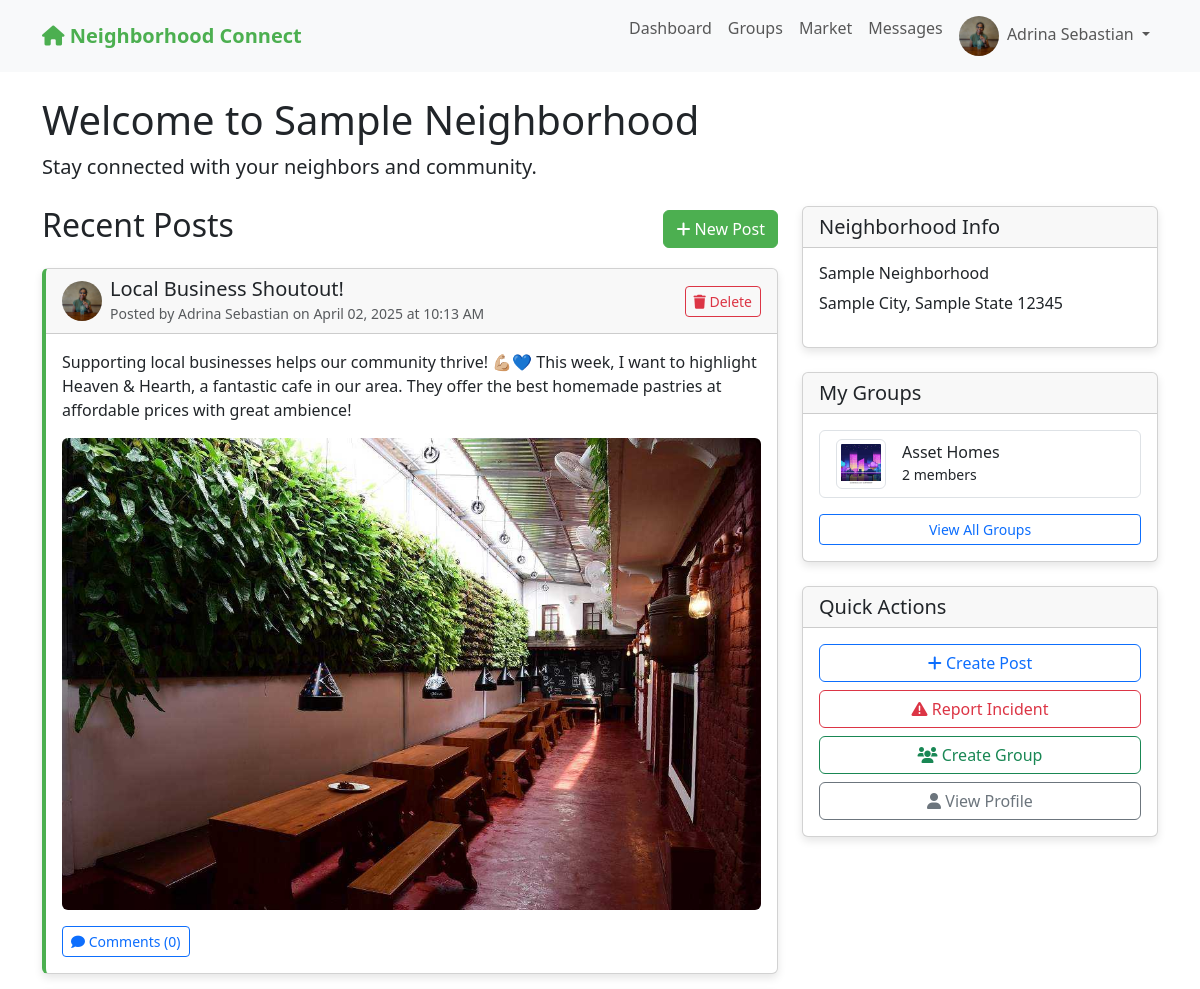
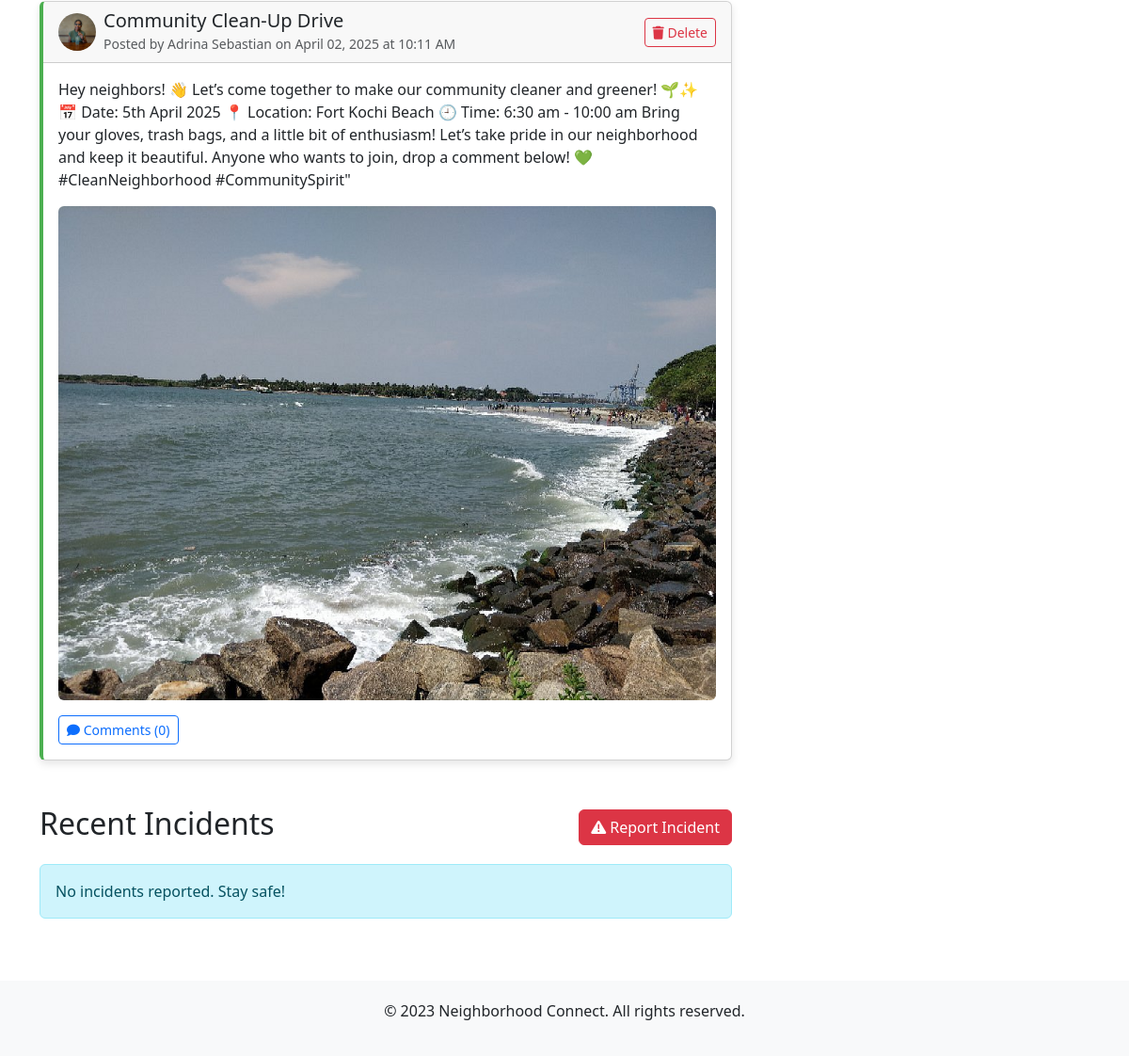
The app's page /dashboard (signed in), older data (2 pictures, top to bottom).
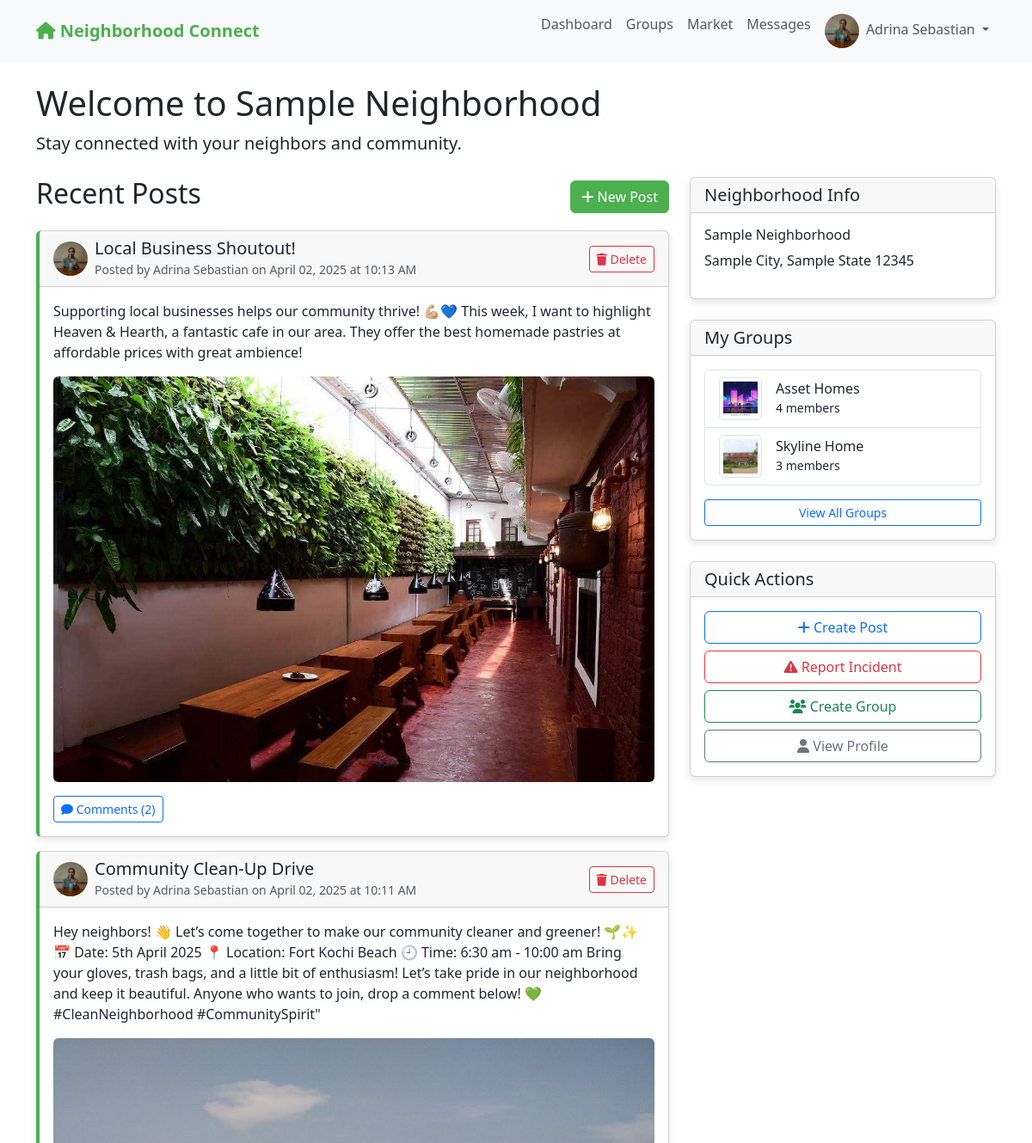
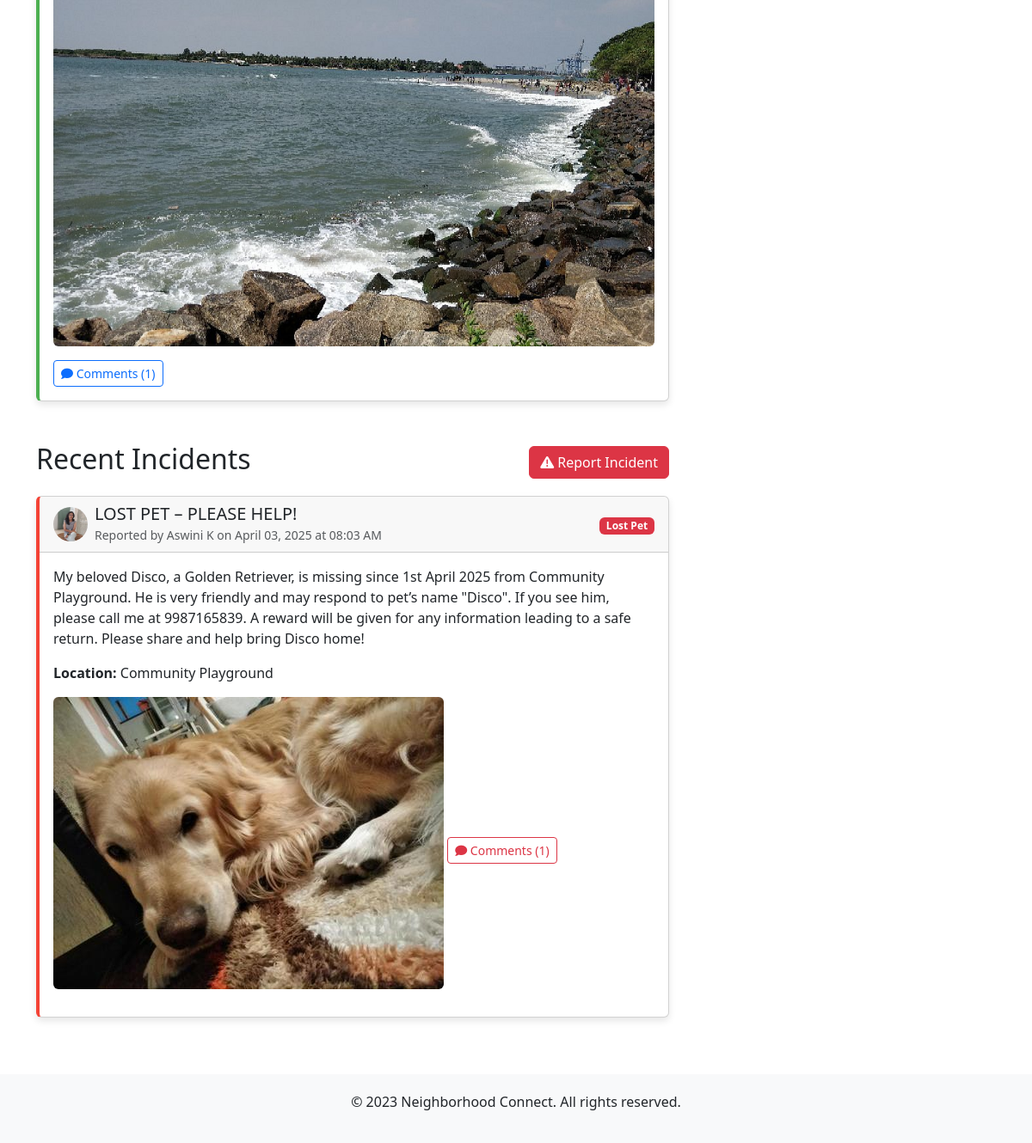
The same page, newer data (2 pictures, top to bottom).
### app.py (models this page shows)
class User(UserMixin, db.Model):
    id = db.Column(db.Integer, primary_key=True)
    email = db.Column(db.String(100), unique=True, nullable=False)
    password = db.Column(db.String(200), nullable=False)
    name = db.Column(db.String(100), nullable=False)
    address = db.Column(db.String(200), nullable=False)
    neighborhood_id = db.Column(db.Integer, db.ForeignKey('neighborhood.id'), nullable=False)
    profile_pic = db.Column(db.String(200), default='default.jpg')
    created_at = db.Column(db.DateTime, default=datetime.utcnow)
    is_admin = db.Column(db.Boolean, default=False)
    posts = db.relationship('Post', backref='author', lazy=True)
    comments = db.relationship('Comment', backref='author', lazy=True)
    incidents = db.relationship('Incident', backref='reporter', lazy=True)
    group_memberships = db.relationship('GroupMember', backref='user', lazy=True)

class Neighborhood(db.Model):
    id = db.Column(db.Integer, primary_key=True)
    name = db.Column(db.String(100), nullable=False)
    city = db.Column(db.String(100), nullable=False)
    state = db.Column(db.String(100), nullable=False)
    zip_code = db.Column(db.String(20), nullable=False)
    users = db.relationship('User', backref='neighborhood', lazy=True)
    posts = db.relationship('Post', backref='neighborhood', lazy=True)
    incidents = db.relationship('Incident', backref='neighborhood', lazy=True)
    groups = db.relationship('Group', backref='neighborhood', lazy=True)

class Post(db.Model):
    id = db.Column(db.Integer, primary_key=True)
    title = db.Column(db.String(200), nullable=False)
    content = db.Column(db.Text, nullable=False)
    image = db.Column(db.String(200))
    created_at = db.Column(db.DateTime, default=datetime.utcnow)
    user_id = db.Column(db.Integer, db.ForeignKey('user.id'), nullable=False)
    neighborhood_id = db.Column(db.Integer, db.ForeignKey('neighborhood.id'), nullable=False)
    group_id = db.Column(db.Integer, db.ForeignKey('group.id'), nullable=True)
    comments = db.relationship('Comment', backref='post', lazy=True, cascade="all, delete-orphan")

class Group(db.Model):
    id = db.Column(db.Integer, primary_key=True)
    name = db.Column(db.String(100), nullable=False)
    description = db.Column(db.Text, nullable=False)
    image = db.Column(db.String(200), default='group_default.jpg')
    created_at = db.Column(db.DateTime, default=datetime.utcnow)
    creator_id = db.Column(db.Integer, db.ForeignKey('user.id'), nullable=False)
    neighborhood_id = db.Column(db.Integer, db.ForeignKey('neighborhood.id'), nullable=False)
    is_private = db.Column(db.Boolean, default=False)
    creator = db.relationship('User', backref='created_groups')
    members = db.relationship('GroupMember', backref='group', lazy=True, cascade="all, delete-orphan")
    posts = db.relationship('Post', backref='group', lazy=True)

class Incident(db.Model):
    id = db.Column(db.Integer, primary_key=True)
    title = db.Column(db.String(200), nullable=False)
    description = db.Column(db.Text, nullable=False)
    incident_type = db.Column(db.String(50), nullable=False)  # e.g., "suspicious activity", "crime", "safety"
    location = db.Column(db.String(200), nullable=False)
    image = db.Column(db.String(200))
    created_at = db.Column(db.DateTime, default=datetime.utcnow)
    user_id = db.Column(db.Integer, db.ForeignKey('user.id'), nullable=False)
    neighborhood_id = db.Column(db.Integer, db.ForeignKey('neighborhood.id'), nullable=False)
    comments = db.relationship('IncidentComment', backref='incident', lazy=True, cascade="all, delete-orphan")

### app.py (the view)
@app.route('/dashboard')
@login_required
def dashboard():
    posts = Post.query.filter_by(neighborhood_id=current_user.neighborhood_id, group_id=None).order_by(Post.created_at.desc()).all()
    incidents = Incident.query.filter_by(neighborhood_id=current_user.neighborhood_id).order_by(Incident.created_at.desc()).all()
    user_groups = [membership.group for membership in current_user.group_memberships]
    return render_template('dashboard.html', posts=posts, incidents=incidents, user_groups=user_groups)

### app.py (called while the page is built)
@login_manager.user_loader
def load_user(user_id):
    return User.query.get(int(user_id))

@app.before_request
def before_request():
    if current_user.is_authenticated:
        g.unread_count = Message.query.filter_by(
            receiver_id=current_user.id,
            is_read=False
        ).count()

@app.context_processor
def inject_unread_count():
    if current_user.is_authenticated:
        return {'unread_message_count': getattr(g, 'unread_count', 0)}
    return {}

### templates/dashboard.html (shortened to what this page needs)
{% extends "base.html" %}
{% block content %}
<h1>Welcome to {{ current_user.neighborhood.name }}</h1>
<p class="lead">Stay connected with your neighbors and community.</p>
<div class="row mt-4">
    <div class="col-md-8">
        <div class="d-flex justify-content-between align-items-center mb-3">
            <h2>Recent Posts</h2>
            <a href="{{ url_for('new_post') }}" class="btn btn-primary">
                <i class="fas fa-plus"></i> New Post
            </a>
        </div>
        {% if posts %}
            {% for post in posts %}
                <div class="card post-card mb-3">
                    <div class="card-header d-flex justify-content-between align-items-center">
                        <div class="d-flex align-items-center">
                            <img src="{{ url_for('static', filename='uploads/' + post.author.profile_pic) }}" alt="Profile" class="profile-img me-2">
                            <div>
                                <h5 class="mb-0">{{ post.title }}</h5>
                                <small class="text-muted">Posted by {{ post.author.name }} on {{ post.created_at.strftime('%B %d, %Y at %I:%M %p') }}</small>
                            </div>
                        </div>
                        {% if post.user_id == current_user.id or current_user.is_admin or current_user.is_admin %}
                        <form method="POST" action="{{ url_for('delete_post', post_id=post.id) }}" class="d-inline" onsubmit="return confirm('Are you sure you want to delete this post?');">
                            <button type="submit" class="btn btn-sm btn-outline-danger">
                                <i class="fas fa-trash"></i> Delete
                            </button>
                        </form>
                        {% endif %}
                    </div>
                    <div class="card-body">
                        <p class="card-text">{{ post.content }}</p>
                        {% if post.image %}
                            <img src="{{ url_for('static', filename='uploads/' + post.image) }}" alt="Post Image" class="img-fluid rounded mb-3">
                        {% endif %}
                        <a href="{{ url_for('view_post', post_id=post.id) }}" class="btn btn-sm btn-outline-primary">
                            <i class="fas fa-comment"></i> Comments ({{ post.comments|length }})
                        </a>
                    </div>
                </div>
            {% endfor %}
        {% else %}
            <div class="alert alert-info">
                No posts yet. Be the first to create a post!
            </div>
        {% endif %}
        <div class="d-flex justify-content-between align-items-center mt-5 mb-3">
            <h2>Recent Incidents</h2>
            <a href="{{ url_for('new_incident') }}" class="btn btn-danger">
                <i class="fas fa-exclamation-triangle"></i> Report Incident
            </a>
        </div>
        {% if incidents %}
            {% for incident in incidents %}
                <div class="card incident-card mb-3">
                    <div class="card-header d-flex justify-content-between align-items-center">
                        <div class="d-flex align-items-center">
                            <img src="{{ url_for('static', filename='uploads/' + incident.reporter.profile_pic) }}" alt="Profile" class="profile-img me-2">
                            <div>
                                <h5 class="mb-0">{{ incident.title }}</h5>
                                <small class="text-muted">Reported by {{ incident.reporter.name }} on {{ incident.created_at.strftime('%B %d, %Y at %I:%M %p') }}</small>
                            </div>
                        </div>
                        <div>
                            <span class="badge bg-danger">{{ incident.incident_type }}</span>
                        </div>
                    </div>
                    <div class="card-body">
                        <p class="card-text">{{ incident.description }}</p>
                        <p><strong>Location:</strong> {{ incident.location }}</p>
                        {% if incident.image %}
                            <img src="{{ url_for('static', filename='uploads/' + incident.image) }}" alt="Incident Image" class="img-fluid rounded mb-3">
                        {% endif %}
                        <a href="{{ url_for('view_incident', incident_id=incident.id) }}" class="btn btn-sm btn-outline-danger">
                            <i class="fas fa-comment"></i> Comments ({{ incident.comments|length }})
                        </a>
                    </div>
                </div>
            {% endfor %}
        {% else %}
            <div class="alert alert-info">
                No incidents reported. Stay safe!
            </div>
        {% endif %}
    </div>
    <div class="col-md-4">
        <div class="card mb-4">
            <div class="card-header">
                <h5 class="mb-0">Neighborhood Info</h5>
            </div>
            <div class="card-body">
                <h6>{{ current_user.neighborhood.name }}</h6>
                <p>{{ current_user.neighborhood.city }}, {{ current_user.neighborhood.state }} {{ current_user.neighborhood.zip_code }}</p>
            </div>
        </div>
        <div class="card mb-4">
            <div class="card-header">
                <h5 class="mb-0">My Groups</h5>
            </div>
            <div class="card-body">
                {% if user_groups %}
                    <div class="list-group">
                        {% for group in user_groups %}
                            <a href="{{ url_for('view_group', group_id=group.id) }}" class="list-group-item list-group-item-action">
                                <div class="d-flex align-items-center">
                                    <img src="{{ url_for('static', filename='uploads/' + group.image) }}" alt="{{ group.name }}" class="img-thumbnail me-3" style="width: 50px; height: 50px; object-fit: cover;">
                                    <div>
                                        <h6 class="mb-0">{{ group.name }}</h6>
                                        <small>{{ group.members|length }} members</small>
                                    </div>
                                </div>
                            </a>
                        {% endfor %}
                    </div>
                    <div class="mt-3">
                        <a href="{{ url_for('groups') }}" class="btn btn-sm btn-outline-primary w-100">View All Groups</a>
                    </div>
                {% else %}
                    <p>You haven't joined any groups yet.</p>
                    <a href="{{ url_for('groups') }}" class="btn btn-sm btn-outline-primary w-100">Find Groups</a>
                {% endif %}
            </div>
        </div>
        <div class="card">
            <div class="card-header">
                <h5 class="mb-0">Quick Actions</h5>
            </div>
            <div class="card-body">
                <div class="d-grid gap-2">
                    <a href="{{ url_for('new_post') }}" class="btn btn-outline-primary">
                        <i class="fas fa-plus"></i> Create Post
                    </a>
                    <a href="{{ url_for('new_incident') }}" class="btn btn-outline-danger">
                        <i class="fas fa-exclamation-triangle"></i> Report Incident
                    </a>
                    <a href="{{ url_for('new_group') }}" class="btn btn-outline-success">
                        <i class="fas fa-users"></i> Create Group
                    </a>
                    <a href="{{ url_for('profile') }}" class="btn btn-outline-secondary">
                        <i class="fas fa-user"></i> View Profile
                    </a>
                </div>
            </div>
        </div>
    </div>
</div>
{% endblock %}

### templates/base.html (shortened to what this page needs)
<!DOCTYPE html>
<html lang="en">
<head>
    <link rel="stylesheet" href="https://cdn.jsdelivr.net/npm/bootstrap@5.3.0/dist/css/bootstrap.min.css">
    <link rel="stylesheet" href="https://cdnjs.cloudflare.com/ajax/libs/font-awesome/6.0.0-beta3/css/all.min.css">
</head>
<body>
    <nav class="navbar navbar-expand-lg navbar-light bg-light">
        <div class="container">
            <a class="navbar-brand" href="{{ url_for('index') }}">
                <i class="fas fa-home"></i> Neighborhood Connect
            </a>
            <div class="collapse navbar-collapse" id="navbarNav">
                <ul class="navbar-nav ms-auto">
                    {% if current_user.is_authenticated %}
                        <li class="nav-item">
                            <a class="nav-link" href="{{ url_for('dashboard') }}">Dashboard</a>
                        </li>
                        <li class="nav-item">
                            <a class="nav-link" href="{{ url_for('groups') }}">Groups</a>
                        </li>
                        <li class="nav-item">
                            <a class="nav-link" href="{{ url_for('market') }}">Market</a>
                        </li>
                        <li class="nav-item">
                            <a class="nav-link" href="{{ url_for('messages') }}">
                                Messages
                            </a>
                        </li>
                        <li class="nav-item dropdown">
                            <a class="nav-link dropdown-toggle" href="#" id="navbarDropdown" role="button" data-bs-toggle="dropdown" aria-expanded="false">
                                <img src="{{ url_for('static', filename='uploads/' + current_user.profile_pic) }}" alt="Profile" class="profile-img me-1">
                                {{ current_user.name }}
                            </a>
                        </li>
                    {% endif %}
                </ul>
            </div>
        </div>
    </nav>
    <div class="container mt-4">
        {% block content %}{% endblock %}
    </div>
    <footer class="footer">
        <div class="container">
            <p>&copy; 2023 Neighborhood Connect. All rights reserved.</p>
        </div>
    </footer>
</body>
</html>

### templates/base.html (style rules this page uses)
.navbar-brand { font-weight: bold; color: #4CAF50 !important; }
.btn-primary { background-color: #4CAF50; border-color: #4CAF50; }
.card { margin-bottom: 20px; box-shadow: 0 4px 8px rgba(0,0,0,0.1); }
.incident-card { border-left: 4px solid #f44336; }
.post-card { border-left: 4px solid #4CAF50; }
.profile-img { width: 40px; height: 40px; border-radius: 50%; object-fit: cover; }
.footer { margin-top: 50px; padding: 20px 0; background-color: #f8f9fa; text-align: center; }

Row changes from the older to the newer data that the page shows:
computed for Post "Local Business Shoutout!": comments|length "0" → "2"
computed for Post "Community Clean-Up Drive": comments|length "0" → "1"
added Incident: profile_pic (picture), title "LOST PET – PLEASE HELP!", reporter.name "Aswini K", created_at "April 03, 2025 at 08:03 AM", incident_type "Lost Pet", description "My beloved Disco, a Golden Retriever, is missing since 1st April 2025 from Community Playground. He is very friendly and may respond to pet’s name \"Disco\". If you see him, please call me at 9987165839. A reward will be given for any information leading to a safe return. Please share and help bring Disco home!", location "Community Playground", image (picture), comments|length "1"
computed for Group "Asset Homes": members|length "2" → "4"
added Group: image (picture), name "Skyline Home", members|length "3"
Text that changed along with them:
text no longer shown: "No incidents reported. Stay safe!"
